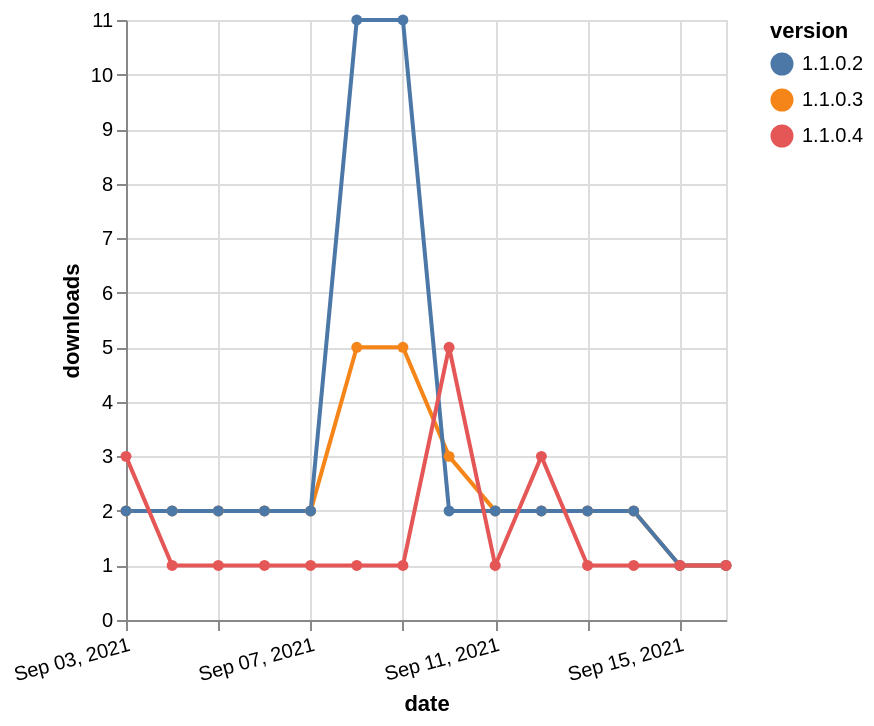

Source (Vega-Lite JSON):
### Vega-Lite specification from a JSON file in a GitHub repository (floating-point values rounded to 4 significant figures)
{"$schema": "https://vega.github.io/schema/vega-lite/v5.json", "description": "A simple bar chart with embedded data.", "data": {"values": [{"date": "2021-09-03", "total": 2786, "delta": 2, "version": "1.1.0.3"}, {"date": "2021-09-04", "total": 2788, "delta": 2, "version": "1.1.0.3"}, {"date": "2021-09-05", "total": 2790, "delta": 2, "version": "1.1.0.3"}, {"date": "2021-09-06", "total": 2792, "delta": 2, "version": "1.1.0.3"}, {"date": "2021-09-07", "total": 2794, "delta": 2, "version": "1.1.0.3"}, {"date": "2021-09-08", "total": 2799, "delta": 5, "version": "1.1.0.3"}, {"date": "2021-09-09", "total": 2804, "delta": 5, "version": "1.1.0.3"}, {"date": "2021-09-10", "total": 2807, "delta": 3, "version": "1.1.0.3"}, {"date": "2021-09-11", "total": 2809, "delta": 2, "version": "1.1.0.3"}, {"date": "2021-09-12", "total": 2811, "delta": 2, "version": "1.1.0.3"}, {"date": "2021-09-13", "total": 2813, "delta": 2, "version": "1.1.0.3"}, {"date": "2021-09-14", "total": 2815, "delta": 2, "version": "1.1.0.3"}, {"date": "2021-09-15", "total": 2816, "delta": 1, "version": "1.1.0.3"}, {"date": "2021-09-16", "total": 2817, "delta": 1, "version": "1.1.0.3"}, {"date": "2021-09-03", "total": 6201, "delta": 2, "version": "1.1.0.2"}, {"date": "2021-09-04", "total": 6203, "delta": 2, "version": "1.1.0.2"}, {"date": "2021-09-05", "total": 6205, "delta": 2, "version": "1.1.0.2"}, {"date": "2021-09-06", "total": 6207, "delta": 2, "version": "1.1.0.2"}, {"date": "2021-09-07", "total": 6209, "delta": 2, "version": "1.1.0.2"}, {"date": "2021-09-08", "total": 6220, "delta": 11, "version": "1.1.0.2"}, {"date": "2021-09-09", "total": 6231, "delta": 11, "version": "1.1.0.2"}, {"date": "2021-09-10", "total": 6233, "delta": 2, "version": "1.1.0.2"}, {"date": "2021-09-11", "total": 6235, "delta": 2, "version": "1.1.0.2"}, {"date": "2021-09-12", "total": 6237, "delta": 2, "version": "1.1.0.2"}, {"date": "2021-09-13", "total": 6239, "delta": 2, "version": "1.1.0.2"}, {"date": "2021-09-14", "total": 6241, "delta": 2, "version": "1.1.0.2"}, {"date": "2021-09-15", "total": 6242, "delta": 1, "version": "1.1.0.2"}, {"date": "2021-09-16", "total": 6243, "delta": 1, "version": "1.1.0.2"}, {"date": "2021-09-03", "total": 1130, "delta": 3, "version": "1.1.0.4"}, {"date": "2021-09-04", "total": 1131, "delta": 1, "version": "1.1.0.4"}, {"date": "2021-09-05", "total": 1132, "delta": 1, "version": "1.1.0.4"}, {"date": "2021-09-06", "total": 1133, "delta": 1, "version": "1.1.0.4"}, {"date": "2021-09-07", "total": 1134, "delta": 1, "version": "1.1.0.4"}, {"date": "2021-09-08", "total": 1135, "delta": 1, "version": "1.1.0.4"}, {"date": "2021-09-09", "total": 1136, "delta": 1, "version": "1.1.0.4"}, {"date": "2021-09-10", "total": 1141, "delta": 5, "version": "1.1.0.4"}, {"date": "2021-09-11", "total": 1142, "delta": 1, "version": "1.1.0.4"}, {"date": "2021-09-12", "total": 1145, "delta": 3, "version": "1.1.0.4"}, {"date": "2021-09-13", "total": 1146, "delta": 1, "version": "1.1.0.4"}, {"date": "2021-09-14", "total": 1147, "delta": 1, "version": "1.1.0.4"}, {"date": "2021-09-15", "total": 1148, "delta": 1, "version": "1.1.0.4"}, {"date": "2021-09-16", "total": 1149, "delta": 1, "version": "1.1.0.4"}]}, "width": "container", "mark": {"type": "line", "point": {"filled": true}}, "encoding": {"x": {"field": "date", "type": "temporal", "timeUnit": "yearmonthdate", "title": "date", "axis": {"labelAngle": -15}}, "y": {"field": "delta", "type": "quantitative", "title": "downloads"}, "color": {"field": "version", "type": "nominal"}, "tooltip": {"field": "delta"}}}
